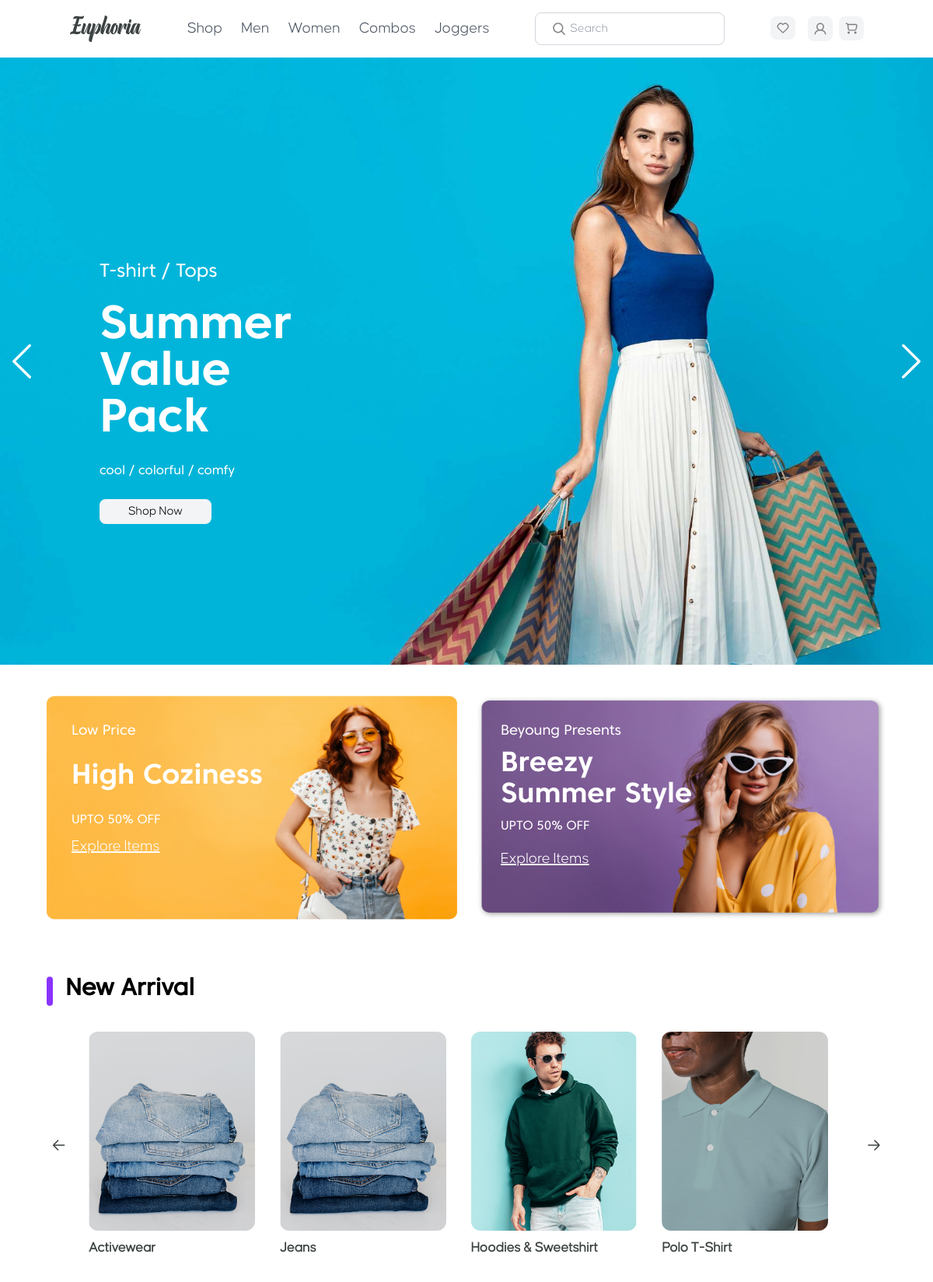
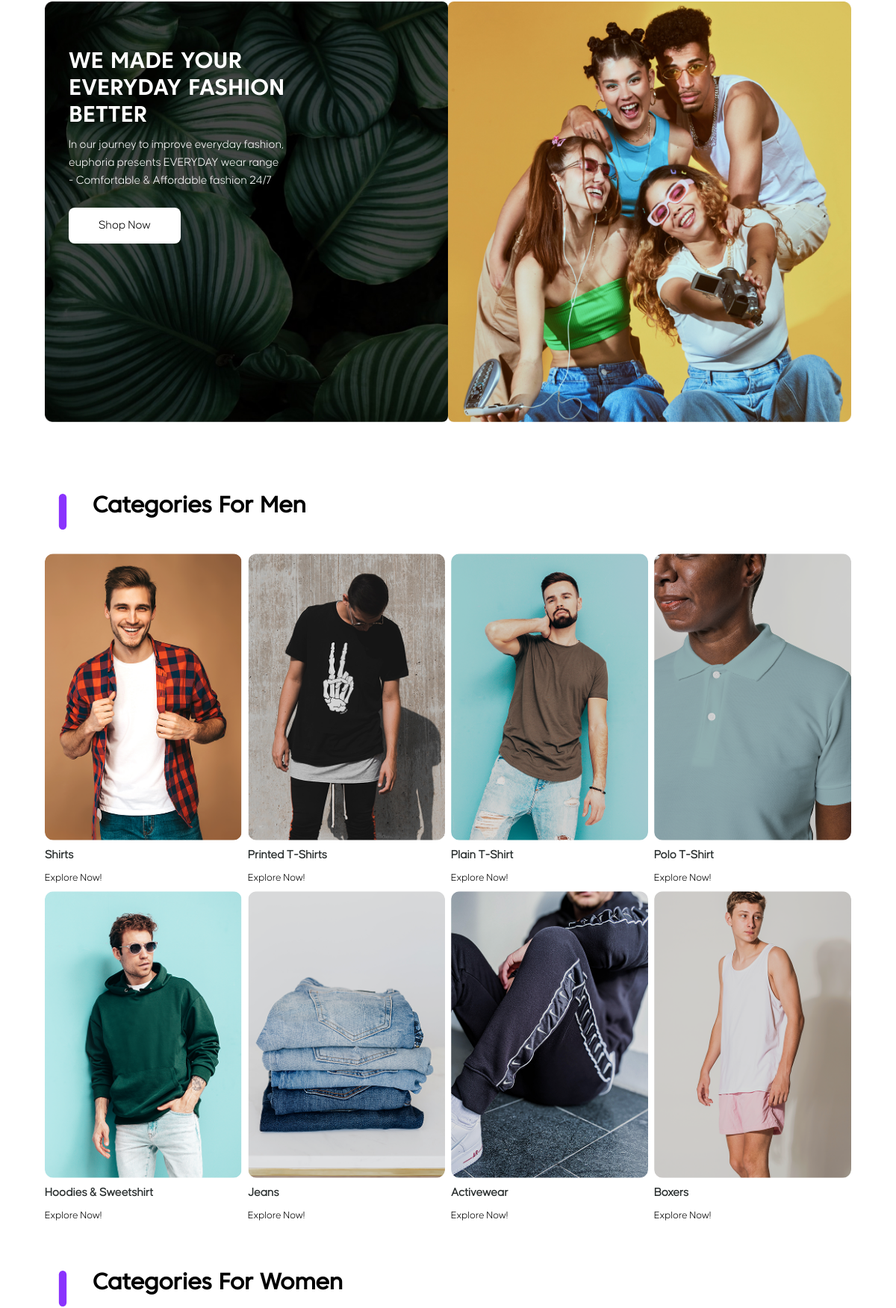
The page / (upper part) on the database its author committed (2 pictures, top to bottom).
### web/models.py (models this page shows, shortened)
class Product(models.Model):
    SIZE_CHOICES = [
        ('XS', 'Extra Small'),
        ('S', 'Small'),
        ('M', 'Medium'),
        ('L', 'Large'),
        ('XL', 'Extra Large'),
        ('XS', 'Extra Small'),
        ('XS', 'Extra Small'),
    ]
    COLOR_CHOICES = [
        ('reb', 'Red'),
        ('blue', 'Blue'),
        ('green', 'Green'),
        ('black', 'Black'),
    ]
    name = models.CharField(max_length=255, unique=True)
    price = models.DecimalField(max_digits=10, decimal_places=2,  unique=True)
    image = models.ImageField(upload_to='Product/',blank=False, null=False)
    brand = models.CharField(max_length=255)
    category = models.ForeignKey(Category, on_delete=models.CASCADE, related_name="product")
    rating = models.FloatField(default=0.0)
    buy_count = models.IntegerField(default=0)
    comment_count = models.IntegerField(default=0)
    description = models.TextField(blank=True, null=True)
    date_time = models.DateTimeField(default=timezone.now)

class Category(models.Model):
    GENDER_CHOICES=[
        ('M', 'MEN'),
        ('W', 'WOMEN')
    ]
    name = models.CharField(max_length=255,)
    image = models.ImageField(upload_to='category_image/',blank=False, null=False)
    gender = models.CharField(max_length=10, choices=GENDER_CHOICES, blank=True, null=True)

### web/views.py (the view)
def index(request):
    categories_of_men = Category.objects.filter(gender='M')
    categories_of_women = Category.objects.filter(gender='W')
    product = Product.objects.order_by('-buy_count')[:4]
    new_arrival = Product.objects.order_by('-date_time')[:6]
    user_wishlist = []
    profile = None
    if request.user.is_authenticated:
        profile, created = Profile.objects.get_or_create(user=request.user)
        user_wishlist = Wishlist.objects.filter(user=request.user).values_list('product_id', flat=True)
    return render(request,"index.html",{'categories_of_men' : categories_of_men, 'categories_of_women' : categories_of_women,  'user_wishlist':user_wishlist, 'product':product, 'new_arrival':new_arrival, 'profile':profile})

### templates/index.html (shortened to what this page needs)
{% load static %}
<!DOCTYPE html>
<html lang="en">
    <head>
    <link rel="stylesheet" href="{% static 'css/style.css' %}" />
    <script src="{% static 'js/tailwindcss.js' %}"></script>
    </head>
    <body class="overflow-x-hidden">
        <header class="w-full overflow-x-hidden px-4 sm:px-6 lg:px-8">
        <div class="w-[90%] mx-auto flex justify-between items-center py-4">
            <div class="flex gap-4">
            <a class="" href="">
                <img class="26px"  src="{% static 'img/Euphoria.svg' %}" alt="" />
            </a>
            </div>
            <div class="hidden lg:flex space-x-6">
            <a class="text-xl  text-gray-600" href="">Shop</a>
            <a class="text-xl text-gray-600" href="">Men</a>
            <a class="text-xl text-gray-600" href="">Women</a>
            <a class="text-xl text-gray-600" href="">Combos</a>
            <a class="text-xl text-gray-600" href="">Joggers</a>
            </div>
            <div class=" hidden md:flex  border border-gray-300 rounded-lg py-2 px-4 "  id="searchBar">
            <img class="mx-1.5" src="{% static 'img/search.svg' %}" alt="" />
            <input type="search" placeholder="Search" class="border-none" />
            </div>
            <div class="flex gap-2">
            {% if user.is_authenticated %}
            <a href="{% url 'web:wishlistPage' %}"><img class="px-2 py-2 bg-gray-100 rounded-lg w-8" src="{% static 'img/wishlist.svg' %}" alt="" /></a>
            {% else %}
            <a href="{% url 'login' %}"><img class="px-2 py-2 bg-gray-100 rounded-lg w-8" src="{% static 'img/wishlist.svg' %}" alt="" /></a>
            {% endif %}
            <a href="{% url 'web:account' %}" id="profile">
                {% if profile and profile.photo %}
                    <img src="{{ profile.photo.url }}" alt="profile photo" class="w-8 h-8 rounded-lg object-cover" />
                {% else %}
                    <a href="{% url 'web:upload_photo' %}">
                    <img class="px-2 py-2 bg-gray-100 rounded-lg w-8" src="{% static 'img/profile.svg' %}" alt="Default Avatar" />
                    </a>
                {% endif %}
            </a>
            {% if user.is_authenticated %}
            <a href="{% url 'web:cart' %}"><img class="px-2 py-2 bg-gray-100 rounded-lg w-8" src="{% static 'img/add-cart.svg' %}" alt="" /></a>
            {% else %}
            <a href="{% url 'login' %}"><img class="px-2 py-2 bg-gray-100 rounded-lg w-8" src="{% static 'img/add-cart.svg' %}" alt="" /></a>
            {% endif %}
            </div>
        </div>
    </header>
    <div class="w-full overflow-x-hidden relative ">
        <div class="slideshow-w-[90%] overflow-hidden">
            <div class=" h-auto">
                <div class="mySlides fade">
                    <img class="w-full h-full" src="{% static 'img/slide-1.jpg' %}" >
                    <div class="w-[55%] md:w-[18rem] lg:w-[18rem] absolute top-6 md:top-1/3 lg:top-1/3 left-14  md:left-16 lg:left-32 ">
                        <span class="text-lg md:text-2xl lg:text-2xl text-white ">T-shirt / Tops</span>
                        <h1 class="text-3xl md:text-6xl lg:text-6xl text-white py-2 md:py-4 lg:py-6">Summer Value Pack</h1>
                        <span class="text-base md:2xl lg:2xl text-white ">cool / colorful / comfy</span>
                        <button class="text-center w-1/2 my-2 md:my-2 lg:my-6 bg-gray-100 rounded-lg h-8 ">Shop Now</button>
                    </div>
                </div>
            </div>
            <a class="prev absolute top-1/2 -translate-y-1/2 left-4 z-10 cursor-pointer" onclick="plusSlides(-1)">
                <img src="{% static 'img/ChevronLeft.svg' %}" alt="">
              </a>
              <a class="next absolute top-1/2 -translate-y-1/2 right-4 z-10 cursor-pointer" onclick="plusSlides(1)">
                <img src="{% static 'img/ChevronRight.svg' %}" alt="">
              </a>
        </div>
    </div>
    <div class="w-full">
        <ul class="w-[90%] mx-auto md:flex lg:flex gap-6 py-10">
            <li class="relative w-full md:w-3/5 lg:w-3/5  h-72">
                <img class="w-full h-full" src="{% static 'img/card-1.jpg' %}" >
                    <div class=" absolute top-8 left-8 w-1/2">
                        <span class="text-lg text-white my-2">Low Price</span>
                        <h1 class="text-4xl font-extrabold  text-white py-6">High Coziness</h1>
                        <span class="w-full text-base text-white my-2 ">UPTO 50% OFF</span>
                        <button class="w-full text-left my-2 text-white underline text-xl">Explore Items</button>
                    </div>
            </li>
            <li class="relative w-full md:w-3/5 lg:w-3/5 h-72">
                <img class="w-full h-full"  src="{% static 'img/card-2.jpg' %}" >
                    <div class=" absolute top-8 left-8 w-1/2 ">
                        <span class="text-lg text-white my-2">Beyoung Presents</span>
                        <h1 class="text-4xl font-extrabold  text-white my-2">Breezy Summer
                            Style</h1>
                        <span class="w-full text-base text-white my-2 ">UPTO 50% OFF</span>
                        <button class="w-full text-left my-4 text-white underline text-xl">Explore Items</button>
                    </div>
            </li>
        </ul>
    </div >
    <div class="w-full">
        <div class="w-[90%] mx-auto">
            <div class="flex gap-4 my-8 ">
                <img class="w-2 h-10" src="{% static 'img/icon.svg' %}" alt="">
                <span class="text-3xl font-semibold">New Arrival</span>
            </div>
            <div class="relative w-full">
                <div class="overflow-hidden relative rounded-lg w-[90%] mx-auto ">
                    <div id="slider" class="flex gap-8 transition-transform duration-500 ease-in-out">
                        {% for product in new_arrival  %}
                                <div class="min-w-[70%] sm:min-w-[45%] md:min-w-[30%] lg:min-w-[22%] flex-shrink-0">
                                    <a href="{% url 'web:product' product.id %}">
                                    <img class="w-full h-64 object-cover rounded-xl" src="{{product.image.url}}" alt="{{product.name}}">
                                    <p class="mt-2 text-lg font-bold text-[#3C4242] ">{{product.name}}</p>
                                </a>
                                </div>
                        {% endfor %}
                    </div>
                </div>
                <button id="prev" class="absolute left-2 top-1/2 transform -translate-y-1/2 ">
                    <img src="{% static 'img/arrow1.svg' %}"/>
                </button>
                <button id="next" class="absolute right-2 top-1/2 transform -translate-y-1/2 ">
                    <img src="{% static 'img/arrow2.svg' %}"/>
                </button>
            </div>
    </div>
    <div class="w-full py-8">
        <div class="w-[90%] mx-auto md:flex lg:flex">
            <div class=" relative w-full md:w-1/2 lg:w-1/2 ">
                <img class="w-full rounded-lg" src="{% static 'img/bg-4.jpg' %}" alt="">
                <div class="absolute w-full md:w-full lg:w-2/3  top-16 left-8">
                    <h5 class="text-3xl text-white">WE MADE YOUR EVERYDAY FASHION BETTER</h5>
                    <p class="text-l text-white my-2 w-4/5">In our journey to improve everyday fashion, euphoria presents EVERYDAY wear range - Comfortable & Affordable fashion 24/7</p>
                    <button class="bg-white py-3 px-10 my-4 rounded-lg">Shop Now</button>
                </div>
            </div>
            <div class="w-full md:w-1/2 lg:w-1/2 ">
                <img src="{% static 'img/bg-5.jpg' %}" alt="" class="h-full rounded-lg">
            </div>
        </div>
    </div>
    <div class="w-full my-16">
        <div class="w-[90%] mx-auto">
            <div class="flex gap-4 my-8 ">
                <img class="w-12 h-12" src="{% static 'img/icon.svg' %}" alt="">
                <span class="text-3xl font-semibold">Categories For Men</span>
            </div>
            <ul class="grid grid-cols-2 md:grid-cols-3 lg:grid-cols-4 gap-2 ">
                {% for category in categories_of_men %}
                    <a href="{% url 'web:category' category.id %}">
                        <li class="relative">
                            <img class="w-72 h-96 rounded-xl" src="{{category.image.url}}" alt="{{category.name}}">
                            <p class="text-base py-2 text-[#2A2F2F] font-bold">{{category.name}}</p>
                            <p class="text-sm">Explore Now!</p>
                        </li>
                    </a>
                {% endfor %}
            </ul>
        </div>
    </div>
    <div class="w-full my-16">
        <div class="w-[90%] mx-auto">
            <div class="flex gap-4 my-8 ">
                <img class="w-12 h-12" src="{% static 'img/icon.svg' %}" alt="">
                <span class="text-3xl font-semibold">Categories For Women</span>
            </div>
        </div>
    </div>
</body>

### static/css/style.css (style rules this page uses)
:root { --background-color: #FFFFFF; --default-color: #3C4242; --heading-color: #FFFFFF; --surface-color: #F6F6F6; --light-color: #F6F6F6; --border-color: #BEBCBD; }
:root { --heading-font: 'Core Sans C 65'; --default-font: 'Core Sans C 45'; --nav-font: 'Causten'; }
:root { --nav-color: #807D7E; --nav-hover-color: #3C4242; }
a,::placeholder,input,p,div { font-family: var(--nav-font); }
h1,h2,h3,h4,h5,h6 { font-family: var(--heading-font); }
span,button { font-family: var(--default-font); }
.mySlides { display: none; }

### rows shown on the page
Product: image (picture), name "Activewear"
Product: image (picture), name "Jeans"
Product: image (picture), name "Hoodies & Sweetshirt"
Product: image (picture), name "Polo T-Shirt"
Category: image (picture), name "Shirts"
Category: image (picture), name "Printed T-Shirts"
Category: image (picture), name "Plain T-Shirt"
Category: image (picture), name "Polo T-Shirt"
Category: image (picture), name "Hoodies & Sweetshirt"
Category: image (picture), name "Jeans"
Category: image (picture), name "Activewear"
Category: image (picture), name "Boxers"
